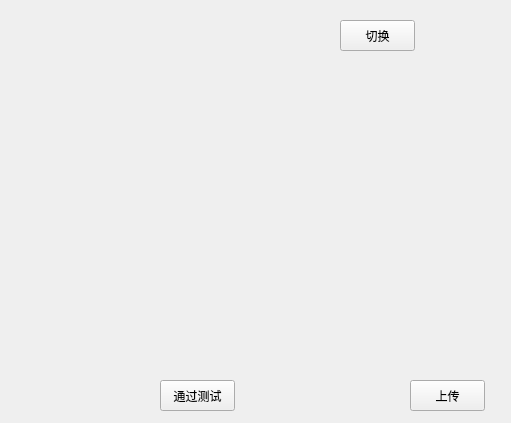
<?xml version="1.0" encoding="UTF-8"?>
<ui version="4.0">
 <class>Form</class>
 <widget class="QWidget" name="Form">
  <property name="geometry">
   <rect>
    <x>0</x>
    <y>0</y>
    <width>511</width>
    <height>423</height>
   </rect>
  </property>
  <property name="windowTitle">
   <string>Form</string>
  </property>
  <widget class="QWidget" name="widget" native="true">
   <property name="geometry">
    <rect>
     <x>30</x>
     <y>60</y>
     <width>200</width>
     <height>300</height>
    </rect>
   </property>
  </widget>
  <widget class="QWidget" name="widget_2" native="true">
   <property name="geometry">
    <rect>
     <x>280</x>
     <y>60</y>
     <width>200</width>
     <height>300</height>
    </rect>
   </property>
  </widget>
  <widget class="QPushButton" name="pushButton">
   <property name="geometry">
    <rect>
     <x>340</x>
     <y>20</y>
     <width>75</width>
     <height>31</height>
    </rect>
   </property>
   <property name="text">
    <string>切换</string>
   </property>
  </widget>
  <widget class="QPushButton" name="pushButton_2">
   <property name="geometry">
    <rect>
     <x>160</x>
     <y>380</y>
     <width>75</width>
     <height>31</height>
    </rect>
   </property>
   <property name="text">
    <string>通过测试</string>
   </property>
  </widget>
  <widget class="QPushButton" name="pushButton_3">
   <property name="geometry">
    <rect>
     <x>410</x>
     <y>380</y>
     <width>75</width>
     <height>31</height>
    </rect>
   </property>
   <property name="text">
    <string>上传</string>
   </property>
  </widget>
 </widget>
 <resources/>
 <connections/>
</ui>
